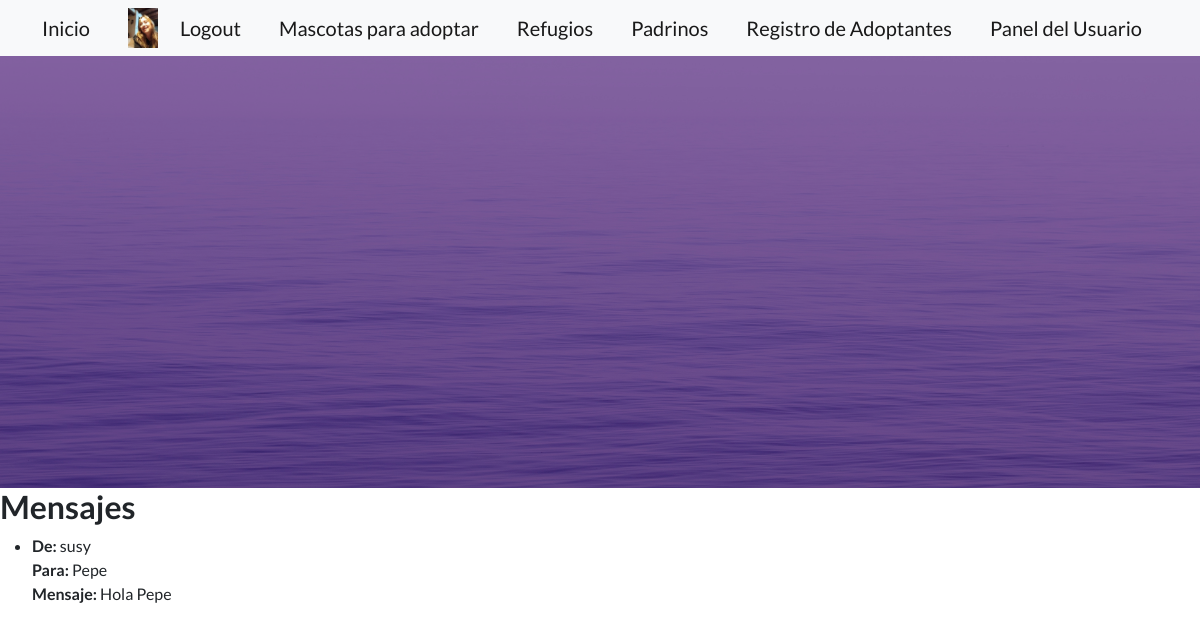
The page /listado/ (signed in) on the database its author committed.
### DogsApp/models.py (models this page shows, shortened)
class Avatar(models.Model):
    user = models.OneToOneField(User,on_delete=models.CASCADE)
    imagen = models.ImageField(upload_to="avatares", null=True, blank=True)
    descripcion = models.TextField(null=True,blank=True)
    link = models.URLField(max_length=200,null=True,blank=True)

class Message(models.Model):
    sender = models.ForeignKey(User, on_delete=models.CASCADE, related_name='sender')
    receiver = models.ForeignKey(User, on_delete=models.CASCADE, related_name='receiver')
    message = models.TextField()
    timestamp = models.DateTimeField(auto_now_add=True)

### DogsApp/views.py (the view)
# urls.py: path("listado/", MessageListView.as_view() , name = "listado"),
class MessageListView(ListView):
    model = Message
    template_name = 'temp_app/message_list.html'
    context_object_name = 'messages'
    def get_queryset(self):
        return Message.objects.filter(sender=self.request.user) | Message.objects.filter(receiver=self.request.user)

### DogsApp/templates/temp_app/message_list.html (shortened to what this page needs)
{% extends "padre/padre.html" %}
{% block main %}
<h2>Mensajes</h2>
<ul>
  {% for message in messages %}
    <li>
      <strong>De:</strong> {{ message.sender.username }}<br>
      <strong>Para:</strong> {{ message.receiver.username }}<br>
      <strong>Mensaje:</strong> {{ message.message }}
    </li>
  {% empty %}
    <li>No tienes mensajes.</li>
  {% endfor %}
</ul>
{% endblock main %}

### DogsApp/templates/padre/padre.html (shortened to what this page needs)
<!DOCTYPE html>
<html lang="en">
    {% load static  %}
    <head>
        <link href="https://cdn.jsdelivr.net/npm/bootstrap-icons@1.5.0/font/bootstrap-icons.css" rel="stylesheet" type="text/css" />
        <link href={% static "css/styles.css" %} rel="stylesheet" />
    </head>
    <body>
        <nav class="navbar navbar-light bg-light static-top">
            <div class="container">
                <a class="navbar-brand" href="/">Inicio</a>
                {% if request.user.is_authenticated %}
                {% if request.user.avatar.imagen %}
                <img src="{{request.user.avatar.imagen.url}}" alt ="" height="40px">
                {% endif %}
                <a class="navbar-brand" href='/logout/'>Logout</a>
                {% else %}
                <a class="navbar-brand" href='/registro/'>Registrarse</a>
                <a class="navbar-brand" href="{% url 'login' %}">Login</a>
                {% endif %}
                <a class="navbar-brand" href='/mascotas/'>Mascotas para adoptar</a>
                <a class="navbar-brand" href='/refugio/'>Refugios</a>
                <a class="navbar-brand" href='/padrino/'>Padrinos</a>
                <a class="navbar-brand" href='/adoptante/'>Registro de Adoptantes</a>
                <a class="navbar-brand" href="{% url "detalle usuario" %}">Panel del Usuario</a>
            </div>
        </nav>
        <header class="masthead">
            <div class="container position-relative">
                <div class="row justify-content-center">
                    <div class="col-xl-6">
                    </div>
                </div>
            </div>
        </header>
        <main>
            {% block main %}
            {% endblock main %}</h1>
    </body>
</html>

### rows shown on the page
Message: sender.username "susy", receiver.username "Pepe", message "Hola Pepe"
